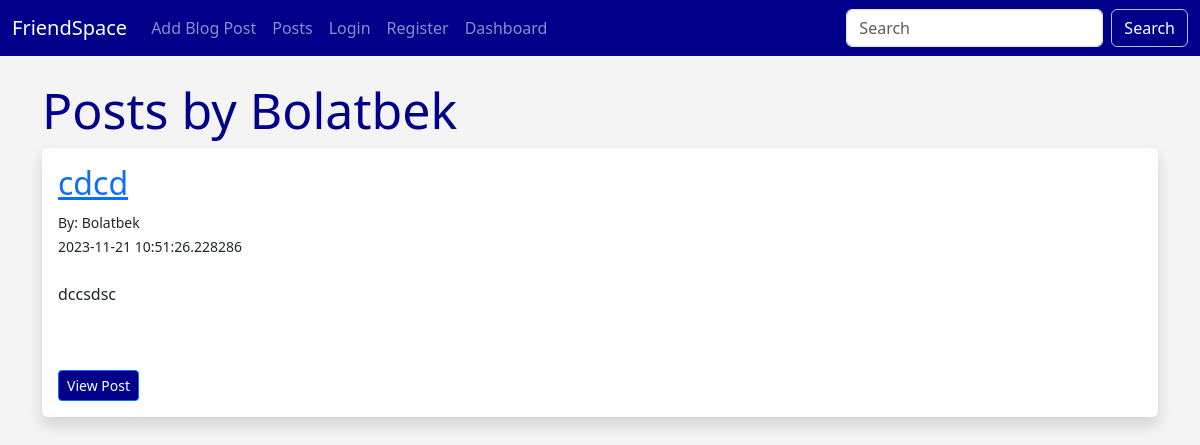
The page /user_posts/1 on the database its author committed.
### flaskblog/database.py (models this page shows, shortened)
class Users(db.Model,UserMixin):
    id = db.Column(db.Integer,primary_key=True,unique=True)
    username = db.Column(db.String(200),nullable=False)
    name = db.Column(db.String(200),nullable=False)
    email = db.Column(db.String(120),nullable=False,unique=True)
    about_author = db.Column(db.Text(500),nullable=True)
    date_added = db.Column(db.DateTime,default=datetime.utcnow)
    profile_pic = db.Column(db.String(200),nullable=True )
    password_hash = db.Column(db.String(130),nullable=False)
    posts = db.relationship('Posts',backref='poster')
    @property
    def password(self):
        raise AttributeError('password is not a readable attribute!')

class Posts(db.Model):
    id = db.Column(db.Integer,primary_key=True)
    title = db.Column(db.String(255))
    content = db.Column(db.Text)
    date_posted = db.Column(db.DateTime,default=datetime.utcnow)
    slug = db.Column(db.String(256))
    poster_id = db.Column(db.Integer, db.ForeignKey('users.id'))

### flaskblog/main.py (the view)
@app.route("/user_posts/<int:user_id>")
def user_posts(user_id):
    posts = Posts.query.filter_by(poster_id=user_id).order_by(Posts.date_posted)
    return render_template("user_posts.html", posts=posts)

### flaskblog/webforms.py
class SearchForm(FlaskForm):
    searched = StringField("Searched",validators=[DataRequired()])
    submit = SubmitField("Submit")

### flaskblog/main.py (called while the page is built)
@app.context_processor
def base():
    form = SearchForm()
    return dict(form=form)

### flaskblog/templates/user_posts.html (shortened to what this page needs)
{% extends 'base.html' %}
{% block content %}
<h1>Posts by {{ posts[0].poster.name }}</h1>
{% for post in posts %}
    <div class="shadow p-3 mb-5 bg-body rounded">
        <h2><a href="{{ url_for('users_post', id=post.id) }}">{{ post.title }}</a></h2>
        <small>By: {{ post.poster.name }}<br>
        {{ post.date_posted }}</small><br><br>
        {{ post.content|safe }}<br><br>
        <a href="/posts/{{ post.id }}" class="btn btn-primary btn-sm">View Post</a>
        <br>
    </div>
    <br>
{% endfor %}
{% endblock %}

### flaskblog/static/css/style.css (style rules this page uses)
h1 { color: darkblue; font-size: 50px; }
body { background: #F4F4F4; }
.btn { background-color: darkblue; color: #fff; }
.btn { transition: transform 0.2s ease-in-out; }

### rows shown on the page
Users: name "Bolatbek"
Posts: title "cdcd", poster.name "Bolatbek", date_posted "2023-11-21 10:51:26.228286", content "dccsdsc"
